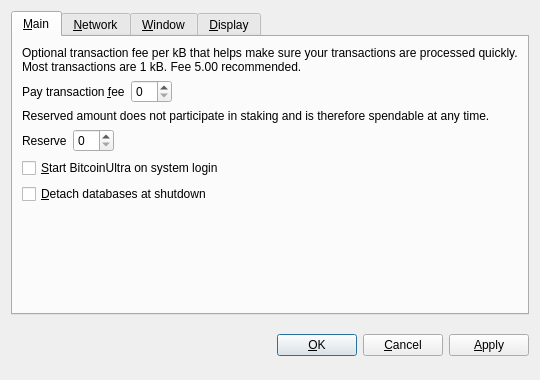
<?xml version="1.0" encoding="UTF-8"?>
<ui version="4.0">
 <class>OptionsDialog</class>
 <widget class="QDialog" name="OptionsDialog">
  <property name="geometry">
   <rect>
    <x>0</x>
    <y>0</y>
    <width>540</width>
    <height>380</height>
   </rect>
  </property>
  <property name="windowTitle">
   <string>Options</string>
  </property>
  <property name="modal">
   <bool>true</bool>
  </property>
  <layout class="QVBoxLayout" name="verticalLayout">
   <item>
    <widget class="QTabWidget" name="tabWidget">
     <property name="tabPosition">
      <enum>QTabWidget::North</enum>
     </property>
     <property name="currentIndex">
      <number>0</number>
     </property>
     <widget class="QWidget" name="tabMain">
      <attribute name="title">
       <string>&amp;Main</string>
      </attribute>
      <layout class="QVBoxLayout" name="verticalLayout_Main">
       <item>
        <widget class="QLabel" name="transactionFeeInfoLabel">
         <property name="text">
          <string>Optional transaction fee per kB that helps make sure your transactions are processed quickly. Most transactions are 1 kB. Fee 5.00 recommended.</string>
         </property>
         <property name="textFormat">
          <enum>Qt::PlainText</enum>
         </property>
         <property name="wordWrap">
          <bool>true</bool>
         </property>
        </widget>
       </item>
       <item>
        <layout class="QHBoxLayout" name="horizontalLayoutFee">
         <item>
          <widget class="QLabel" name="transactionFeeLabel">
           <property name="text">
            <string>Pay transaction &amp;fee</string>
           </property>
           <property name="textFormat">
            <enum>Qt::PlainText</enum>
           </property>
           <property name="buddy">
            <cstring>transactionFee</cstring>
           </property>
          </widget>
         </item>
         <item>
          <widget class="BitcoinAmountField" name="transactionFee"/>
         </item>
         <item>
          <spacer name="horizontalSpacerFee">
           <property name="orientation">
            <enum>Qt::Horizontal</enum>
           </property>
           <property name="sizeHint" stdset="0">
            <size>
             <width>40</width>
             <height>20</height>
            </size>
           </property>
          </spacer>
         </item>
        </layout>
       </item>
       <item>
        <widget class="QLabel" name="reserveBalanceInfoLabel">
         <property name="text">
          <string>Reserved amount does not participate in staking and is therefore spendable at any time.</string>
         </property>
         <property name="textFormat">
          <enum>Qt::PlainText</enum>
         </property>
         <property name="wordWrap">
          <bool>true</bool>
         </property>
        </widget>
       </item>
       <item>
        <layout class="QHBoxLayout" name="horizontalLayoutReserveBalance">
         <item>
          <widget class="QLabel" name="reserveBalanceLabel">
           <property name="text">
            <string>Reserve</string>
           </property>
           <property name="textFormat">
            <enum>Qt::PlainText</enum>
           </property>
           <property name="buddy">
            <cstring>reserveBalance</cstring>
           </property>
          </widget>
         </item>
         <item>
          <widget class="BitcoinAmountField" name="reserveBalance"/>
         </item>
         <item>
          <spacer name="horizontalSpacerReserveBalance">
           <property name="orientation">
            <enum>Qt::Horizontal</enum>
           </property>
           <property name="sizeHint" stdset="0">
            <size>
             <width>40</width>
             <height>20</height>
            </size>
           </property>
          </spacer>
         </item>
        </layout>
       </item>
       <item>
        <widget class="QCheckBox" name="bitcoinAtStartup">
         <property name="toolTip">
          <string>Automatically start BitcoinUltra after logging in to the system.</string>
         </property>
         <property name="text">
          <string>&amp;Start BitcoinUltra on system login</string>
         </property>
        </widget>
       </item>
       <item>
        <widget class="QCheckBox" name="detachDatabases">
         <property name="toolTip">
          <string>Detach block and address databases at shutdown. This means they can be moved to another data directory, but it slows down shutdown. The wallet is always detached.</string>
         </property>
         <property name="text">
          <string>&amp;Detach databases at shutdown</string>
         </property>
        </widget>
       </item>
       <item>
        <spacer name="verticalSpacer_Main">
         <property name="orientation">
          <enum>Qt::Vertical</enum>
         </property>
         <property name="sizeHint" stdset="0">
          <size>
           <width>20</width>
           <height>40</height>
          </size>
         </property>
        </spacer>
       </item>
      </layout>
     </widget>
     <widget class="QWidget" name="tabNetwork">
      <attribute name="title">
       <string>&amp;Network</string>
      </attribute>
      <layout class="QVBoxLayout" name="verticalLayout_Network">
       <item>
        <widget class="QCheckBox" name="mapPortUpnp">
         <property name="toolTip">
          <string>Automatically open the BitcoinUltra client port on the router. This only works when your router supports UPnP and it is enabled.</string>
         </property>
         <property name="text">
          <string>Map port using &amp;UPnP</string>
         </property>
        </widget>
       </item>
       <item>
        <widget class="QCheckBox" name="connectSocks">
         <property name="toolTip">
          <string>Connect to the BitcoinUltra network through a SOCKS proxy (e.g. when connecting through Tor).</string>
         </property>
         <property name="text">
          <string>&amp;Connect through SOCKS proxy:</string>
         </property>
        </widget>
       </item>
       <item>
        <layout class="QHBoxLayout" name="horizontalLayout_Network">
         <item>
          <widget class="QLabel" name="proxyIpLabel">
           <property name="text">
            <string>Proxy &amp;IP:</string>
           </property>
           <property name="textFormat">
            <enum>Qt::PlainText</enum>
           </property>
           <property name="buddy">
            <cstring>proxyIp</cstring>
           </property>
          </widget>
         </item>
         <item>
          <widget class="QValidatedLineEdit" name="proxyIp">
           <property name="maximumSize">
            <size>
             <width>140</width>
             <height>16777215</height>
            </size>
           </property>
           <property name="toolTip">
            <string>IP address of the proxy (e.g. 127.0.0.1)</string>
           </property>
          </widget>
         </item>
         <item>
          <widget class="QLabel" name="proxyPortLabel">
           <property name="text">
            <string>&amp;Port:</string>
           </property>
           <property name="textFormat">
            <enum>Qt::PlainText</enum>
           </property>
           <property name="buddy">
            <cstring>proxyPort</cstring>
           </property>
          </widget>
         </item>
         <item>
          <widget class="QLineEdit" name="proxyPort">
           <property name="maximumSize">
            <size>
             <width>55</width>
             <height>16777215</height>
            </size>
           </property>
           <property name="toolTip">
            <string>Port of the proxy (e.g. 9050)</string>
           </property>
          </widget>
         </item>
         <item>
          <widget class="QLabel" name="socksVersionLabel">
           <property name="text">
            <string>SOCKS &amp;Version:</string>
           </property>
           <property name="textFormat">
            <enum>Qt::PlainText</enum>
           </property>
           <property name="buddy">
            <cstring>socksVersion</cstring>
           </property>
          </widget>
         </item>
         <item>
          <widget class="QValueComboBox" name="socksVersion">
           <property name="toolTip">
            <string>SOCKS version of the proxy (e.g. 5)</string>
           </property>
          </widget>
         </item>
         <item>
          <spacer name="horizontalSpacer_Network">
           <property name="orientation">
            <enum>Qt::Horizontal</enum>
           </property>
           <property name="sizeHint" stdset="0">
            <size>
             <width>40</width>
             <height>20</height>
            </size>
           </property>
          </spacer>
         </item>
        </layout>
       </item>
       <item>
        <spacer name="verticalSpacer_Network">
         <property name="orientation">
          <enum>Qt::Vertical</enum>
         </property>
         <property name="sizeHint" stdset="0">
          <size>
           <width>20</width>
           <height>40</height>
          </size>
         </property>
        </spacer>
       </item>
      </layout>
     </widget>
     <widget class="QWidget" name="tabWindow">
      <attribute name="title">
       <string>&amp;Window</string>
      </attribute>
      <layout class="QVBoxLayout" name="verticalLayout_Window">
       <item>
        <widget class="QCheckBox" name="minimizeToTray">
         <property name="toolTip">
          <string>Show only a tray icon after minimizing the window.</string>
         </property>
         <property name="text">
          <string>&amp;Minimize to the tray instead of the taskbar</string>
         </property>
        </widget>
       </item>
       <item>
        <widget class="QCheckBox" name="minimizeOnClose">
         <property name="toolTip">
          <string>Minimize instead of exit the application when the window is closed. When this option is enabled, the application will be closed only after selecting Quit in the menu.</string>
         </property>
         <property name="text">
          <string>M&amp;inimize on close</string>
         </property>
        </widget>
       </item>
       <item>
        <spacer name="verticalSpacer_Window">
         <property name="orientation">
          <enum>Qt::Vertical</enum>
         </property>
         <property name="sizeHint" stdset="0">
          <size>
           <width>20</width>
           <height>40</height>
          </size>
         </property>
        </spacer>
       </item>
      </layout>
     </widget>
     <widget class="QWidget" name="tabDisplay">
      <attribute name="title">
       <string>&amp;Display</string>
      </attribute>
      <layout class="QVBoxLayout" name="verticalLayout_Display">
       <item>
        <layout class="QHBoxLayout" name="horizontalLayout_1_Display">
         <item>
          <widget class="QLabel" name="langLabel">
           <property name="text">
            <string>User Interface &amp;language:</string>
           </property>
           <property name="textFormat">
            <enum>Qt::PlainText</enum>
           </property>
           <property name="buddy">
            <cstring>lang</cstring>
           </property>
          </widget>
         </item>
         <item>
          <widget class="QValueComboBox" name="lang">
           <property name="toolTip">
            <string>The user interface language can be set here. This setting will take effect after restarting BitcoinUltra.</string>
           </property>
          </widget>
         </item>
        </layout>
       </item>
       <item>
        <layout class="QHBoxLayout" name="horizontalLayout_2_Display">
         <item>
          <widget class="QLabel" name="unitLabel">
           <property name="text">
            <string>&amp;Unit to show amounts in:</string>
           </property>
           <property name="textFormat">
            <enum>Qt::PlainText</enum>
           </property>
           <property name="buddy">
            <cstring>unit</cstring>
           </property>
          </widget>
         </item>
         <item>
          <widget class="QValueComboBox" name="unit">
           <property name="toolTip">
            <string>Choose the default subdivision unit to show in the interface and when sending coins.</string>
           </property>
          </widget>
         </item>
        </layout>
       </item>
       <item>
        <widget class="QCheckBox" name="displayAddresses">
         <property name="toolTip">
          <string>Whether to show BitcoinUltra addresses in the transaction list or not.</string>
         </property>
         <property name="text">
          <string>&amp;Display addresses in transaction list</string>
         </property>
        </widget>
       </item>
       <item>
        <widget class="QCheckBox" name="coinControlFeatures">
         <property name="toolTip">
          <string>Whether to show coin control features or not.</string>
         </property>
         <property name="text">
          <string>Display coin &amp;control features (experts only!)</string>
         </property>
        </widget>
       </item>
       <item>
        <spacer name="verticalSpacer_Display">
         <property name="orientation">
          <enum>Qt::Vertical</enum>
         </property>
         <property name="sizeHint" stdset="0">
          <size>
           <width>20</width>
           <height>40</height>
          </size>
         </property>
        </spacer>
       </item>
      </layout>
     </widget>
    </widget>
   </item>
   <item>
    <layout class="QHBoxLayout" name="horizontalLayout_Buttons">
     <item>
      <spacer name="horizontalSpacer_1">
       <property name="orientation">
        <enum>Qt::Horizontal</enum>
       </property>
       <property name="sizeHint" stdset="0">
        <size>
         <width>40</width>
         <height>48</height>
        </size>
       </property>
      </spacer>
     </item>
     <item>
      <widget class="QLabel" name="statusLabel">
       <property name="font">
        <font>
         <weight>75</weight>
         <bold>true</bold>
        </font>
       </property>
       <property name="text">
        <string/>
       </property>
       <property name="textFormat">
        <enum>Qt::PlainText</enum>
       </property>
       <property name="wordWrap">
        <bool>true</bool>
       </property>
      </widget>
     </item>
     <item>
      <spacer name="horizontalSpacer_2">
       <property name="orientation">
        <enum>Qt::Horizontal</enum>
       </property>
       <property name="sizeHint" stdset="0">
        <size>
         <width>40</width>
         <height>48</height>
        </size>
       </property>
      </spacer>
     </item>
     <item>
      <widget class="QPushButton" name="okButton">
       <property name="text">
        <string>&amp;OK</string>
       </property>
      </widget>
     </item>
     <item>
      <widget class="QPushButton" name="cancelButton">
       <property name="text">
        <string>&amp;Cancel</string>
       </property>
       <property name="autoDefault">
        <bool>false</bool>
       </property>
      </widget>
     </item>
     <item>
      <widget class="QPushButton" name="applyButton">
       <property name="text">
        <string>&amp;Apply</string>
       </property>
       <property name="autoDefault">
        <bool>false</bool>
       </property>
      </widget>
     </item>
    </layout>
   </item>
  </layout>
 </widget>
 <customwidgets>
  <customwidget>
   <class>BitcoinAmountField</class>
   <extends>QSpinBox</extends>
   <header>bitcoinamountfield.h</header>
  </customwidget>
  <customwidget>
   <class>QValueComboBox</class>
   <extends>QComboBox</extends>
   <header>qvaluecombobox.h</header>
  </customwidget>
  <customwidget>
   <class>QValidatedLineEdit</class>
   <extends>QLineEdit</extends>
   <header>qvalidatedlineedit.h</header>
  </customwidget>
 </customwidgets>
 <resources/>
 <connections/>
</ui>
